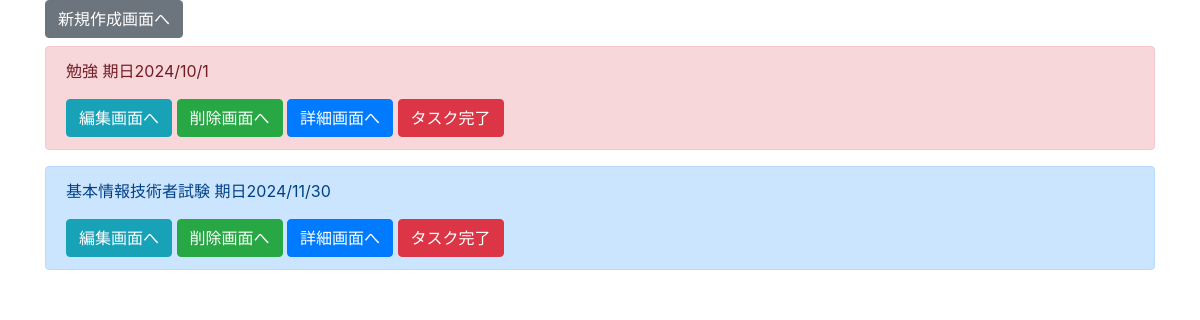
The app's page /list/, older data.
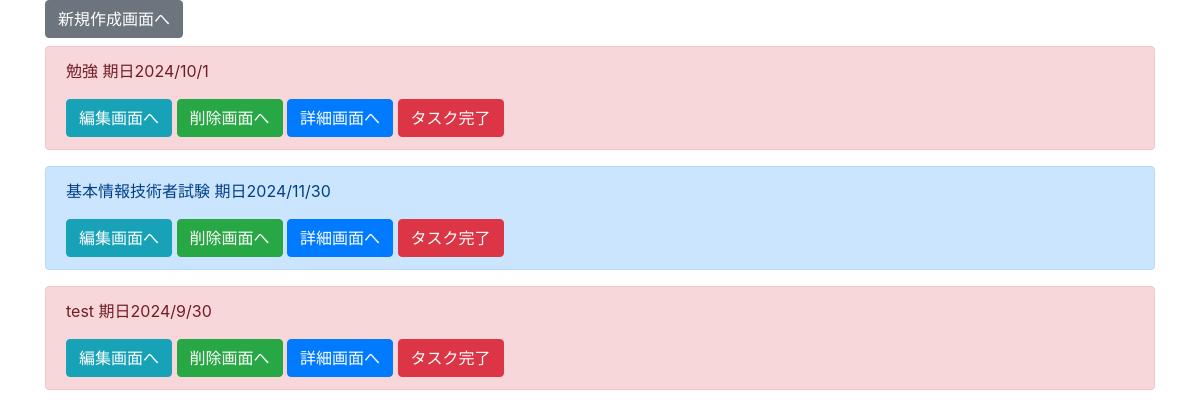
The same page, newer data.
### todo/models.py (models this page shows, shortened)
class TodoModel(models.Model):
    title = models.CharField(max_length=100)
    contents = models.TextField()
    priority = models.CharField(
        max_length=50,
        choices = CHOICE,
        null = True
    )
    duedate = models.DateField()
    is_completed = models.BooleanField(default=False) #完了フラグ

### todo/views.py (the view)
# urls.py: path('list/', TodoList.as_view(), name='list'),
class TodoList(ListView):
    template_name = 'todo/list.html'
    model = TodoModel

### todo/templates/todo/list.html (shortened to what this page needs)
{% extends 'base.html' %}
{% block content %}
    <div class="container">
    <a href="{% url 'create' %}" class="btn btn-secondary mb-2" tabindex="-1" role="button" aria-disabled="true">新規作成画面へ</a>
    {% for item in object_list %}
    <div id="task-{{ item.pk }}" class="alert alert-{{ item.priority }}" role="alert">
        <p>{{ item.title }} 期日{{ item.duedate | date:"o/n/j" }}</p>
        <a href="{% url 'update' item.pk %}" class="btn btn-info" tabindex="-1" role="button" aria-disabled="true">編集画面へ</a>
        <a href="{% url 'delete' item.pk %}" class="btn btn-success" tabindex="-1" role="button" aria-disabled="true">削除画面へ</a>
        <a href="{% url 'detail' item.pk %}" class="btn btn-primary" tabindex="-1" role="button" aria-disabled="true">詳細画面へ</a>
        <button onclick="complete_task({{ item.pk }})" class="btn btn-danger" tabindex="-1" role="button" aria-disabled="true">タスク完了</button>
    </div>
    {% endfor %}
    </div>
{% endblock content %}

Row changes from the older to the newer data that the page shows:
added TodoModel: title "test", duedate "2024/9/30"
